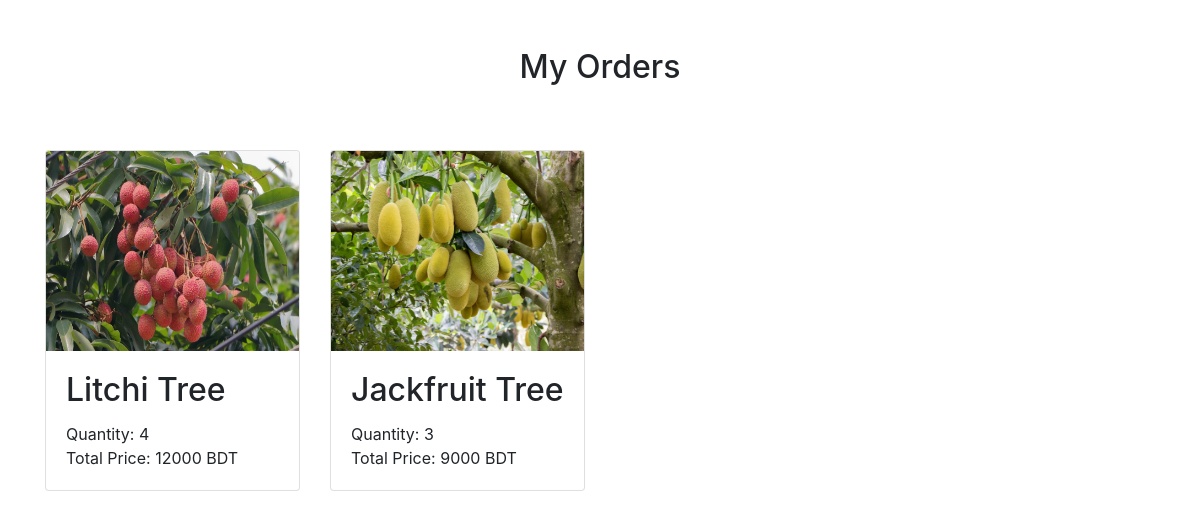
Page /MyOrders.php (signed in) on the committed database.
### tables this page shows
CREATE TABLE `orders` (
  `id` int(11) NOT NULL,
  `customer_id` int(11) NOT NULL,
  `product_id` int(11) UNSIGNED NOT NULL,
  `product_name` varchar(255) NOT NULL,
  `price` int(11) NOT NULL,
  `quantity` int(11) NOT NULL,
  `total_price` decimal(11,0) NOT NULL,
  `delivery_address` varchar(255) NOT NULL,
  `email_address` varchar(50) NOT NULL,
  `phone_number` int(11) NOT NULL,
  `payment_option` varchar(50) NOT NULL,
  `order_date` timestamp NOT NULL DEFAULT current_timestamp(),
  `order_status` varchar(20) NOT NULL DEFAULT 'pending'
);

CREATE TABLE `products` (
  `id` int(11) UNSIGNED NOT NULL,
  `user_id` int(11) DEFAULT NULL,
  `name` varchar(100) NOT NULL,
  `description` text NOT NULL,
  `price` int(11) NOT NULL,
  `image` varchar(255) NOT NULL,
  `category` enum('Fruit','Outdoor','Indoor','Flower','Seedling','Seeds','Vegetables','Organic Fertilizer','Chemical Fertilizer') NOT NULL,
  `quantity` int(11) NOT NULL,
  `created_at` timestamp NOT NULL DEFAULT current_timestamp(),
  `product_status` varchar(20) NOT NULL DEFAULT 'pending'
);

### MyOrders.php (the view, shortened to what this page needs)
<?php
$conn = mysqli_connect('localhost', 'root', '', 'project');
$user_id = $_SESSION['ID'];
?>
<!DOCTYPE html>
<html lang="en">
<head>
    <link rel="stylesheet" href="CSS/myAccount.css">
    <link rel="stylesheet" href="https://cdn.jsdelivr.net/npm/bootstrap@4.3.1/dist/css/bootstrap.min.css"
>
</head>
<body>
    <div class="container">
    <div class='row m-5'>
            <h2 class="mx-auto">My Orders</h2>
</div>
        <div class='row'>
            <?php
            $sql = "SELECT * FROM orders WHERE customer_id = '$user_id'";
            $result = mysqli_query($conn, $sql);
            if (mysqli_num_rows($result) > 0) {
                while ($row = mysqli_fetch_assoc($result)) {
                    $product_id = $row['product_id'];
                    $sql2 = "SELECT * FROM products WHERE id ='$product_id'";
                    $result2 = mysqli_query($conn, $sql2);
                    $product = mysqli_fetch_assoc($result2);
                    $path = "uploads/products/";
                    $imgName = $product['image'];
                    $src = $path . $imgName;
                    echo "<div class='col-lg-3'>";
                    echo "<div class='card mt-2'>";
                    echo "<img class='card-img-top'  src='" . $src . "' alt='" . $product['name'] . "' width='200' height='200'>";
                    echo "<div class='card-body'>";
                    echo "<div class='card-title'>";
                    echo "<h2  class='fruit'>" . $product['name'] . "</h2>";
                    echo "</div>";
                    echo "<p class='card-text m-0'>" . "Quantity: " . $row['quantity'] .  "</p>";
                    echo "<p class='card-text m-0'>" . "Total Price: " . $row['total_price'] .  " BDT". "</p>";
                    echo "</div>";
                    echo "</div>";
                    echo "</div>";
                }
            }
            ?>
        </div>
    </div>
</body>
</html>

### rows in the picture
orders: product.image (picture), product.name "Litchi Tree", quantity "4", total_price "12000"
orders: product.image (picture), product.name "Jackfruit Tree", quantity "3", total_price "9000"
